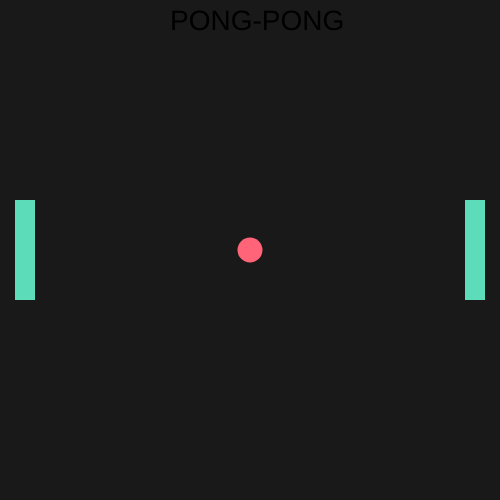
Frame 1 (no input)
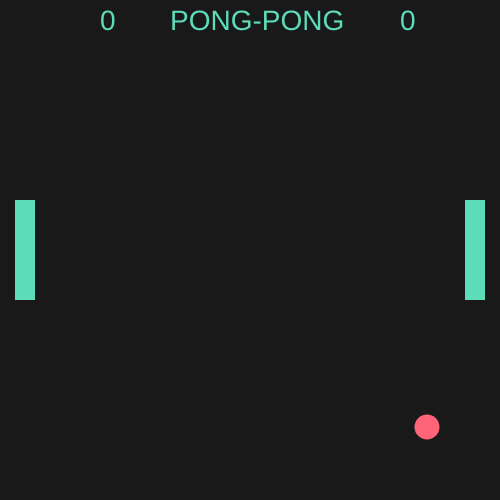
Frame 60 (no input)
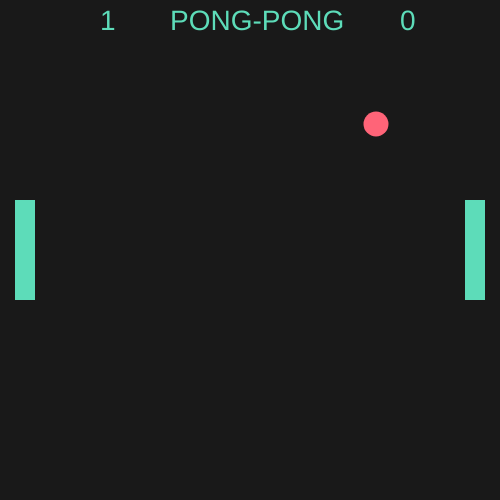
Frame 120 (the mouse pressed at the canvas centre since frame 60)

The p5.js sketch that drew these frames (run headless with seeded random() and noise() and a simulated clock; from frame 60 on, the mouse is pressed at the canvas centre):

// p5.js sketch
// ── sketch.js
const ballInstance = new Ball(250,250,25,255,0,0);;
const player1 = new LeftPlayer(15, 200, 20, 100);
const player2 = new RightPlayer(465,200,20, 100);

function setup() {
  createCanvas(500, 500);   
}

function draw() {
  let yRect1 = player1.getY();
  let yRect2 = player2.getY();
  let bx = ballInstance.getX();
  let by = ballInstance.getY();
  let score1 = ballInstance.getScore1();
  let score2 = ballInstance.getScore2();

  background(25,25,25);
  textSize(28);
  noStroke();
	text("PONG-PONG", 170, 30);
	text(score1, 100, 30);
	text(score2, 400, 30);

  ballInstance.pintar();
  player1.pintar();
  player2.pintar();
  ballInstance.mover();
  player1.mover();
  player2.mover();
  
  if (bx >= 460 && by > yRect2 && by < (yRect2 + 100)) {
    ballInstance.setMoveRight(false);
  }

  if (bx <= 40 && by > yRect1 && by < (yRect1 + 90)) {
    ballInstance.setMoveRight(true);
  }

}
// ── Ball.js
class Ball {
    constructor (x, y, diametro, r, g, b){
        this.x = x;
        this.y = y;
        this.diametro = diametro;
        this.r = 255;
        this.g = 100;
        this.b = 120;
        this.mov = true;
        this.moveRight = true;
        this.moveDown = true;
    }

    pintar(){
        noStroke();
        fill(this.r, this.g, this.b);
        ellipse(this.x, this.y, this.diametro, this.diametro);      
    }

    mover(){
    this.speedSide = 3;
    this.speedVert = 3;
    if (this.score1 === undefined || this.score1 === null) {
        this.score1 = 0;
        this.score2 = 0;            
    }
    
        if (this.moveRight === true){
            this.x = this.x + this.speedSide;
        } else{
            this.x = this.x - this.speedSide;
        }
        if (this.moveDown === true){
            this.y = this.y + this.speedVert;
        } else{
            this.y = this.y - this.speedVert;
        }
        if (this.y <= 10) {
			this.moveDown = true;
		}
		if (this.y >= 480) {
			this.moveDown = false;
		}
		if (this.x >= 480) {
            //puntaje jugador 1 
            this.score1++;
			this.x = 500 / 2;
			this.y = 500 / 2;
		}
		if (this.x <= 10) {
            //puntaje jugador 2
            this.score2++;
			this.x = 500 / 2;
			this.y = 500 / 2;
		}
        
    }
      
    getX(){
        return this.x;
    }
    setX(x){
        this.x = x;
    }
    getY(){
        return this.y;
    }
    setY(y){
        this.y = y;
    }
    getDiametro(){
        return this.diametro;
    }
    setDiametro(diametro){
        this.diametro = diametro;
    }
    isMov(){
        return this.mov;
    }
    setMov(mov){
        this.mov = mov;
    }
    getScore1(){
        return this.score1;
    }
    setScore1(score1){
        this.score1 = score1;
    }
    getScore2(){
        return this.score2;
    }
    setScore2(score2){
        this.score2 = score2;
    }
    getMoveRight(){
        return this.moveRight;
    }
    setMoveRight(moveRight){
        this.moveRight = moveRight;
    }
    getMoveDown(){
        return this.moveDown;
    }
    setMoveDown(moveDown){
        this.moveDown = moveDown;
    }
}
// ── LeftPlayer.js
class LeftPlayer {
    constructor(x, y, base, altura){
    this.x = x;
    this.y = y;
    this.base = base;
    this.altura = altura;
    this.r = 93;
    this.g = 220;
    this.b = 185;
    }
    pintar(){
        noStroke();
        fill(this.r, this.g, this.b);
        rect(this.x, this.y, this.base, this.altura);
    }
    mover(){
       if(keyIsPressed) {
        switch(key){
            case 'w'://UP
                this.y -= 8;
                break;
            case 's'://DOWN
                this.y += 8;
                break;
        }
        }
    }
    getX(){
        return this.x;
    }
    setX(x){
        this.x = x;
    }
    getY() {
        return this.y;
    }
    setY(y) {
        this.y = y;
    }
    getBase(){
        return this.base;
    }
    setBase(base){
        this.base = base;
    }
    getAltura(){
        return this.altura;
    }
    setBase(altura){
        this.altura = altura;
    }   
}
// ── RightPlayer.js
class RightPlayer {
    constructor(x, y, base, altura){
        this.x = x;
        this.y = y;
        this.base = base;
        this.altura = altura;
        this.r = 93;
        this.g = 220;
        this.b = 185;
    }
    pintar(){
        noStroke();
        fill(93,220,185);
        rect(this.x, this.y, this.base, this.altura);
    }
    mover(){
        if(keyIsPressed) {
         switch(key){
             case 'i':
                 this.y -= 8;
                 break;
             case 'k'://DOWN
                 this.y += 8;
                 break;
         }
         }
     }
    
    getX(){
        return this.x;
    }
    setX(x){
        this.x = x;
    }
    getY() {
        return this.y;
    }
    setY(y) {
        this.y = y;
    }
    getBase(){
        return this.base;
    }
    setBase(base){
        this.base = base;
    }
    getAltura(){
        return this.altura;
    }
    setBase(altura){
        this.altura = altura;
    }   
}
